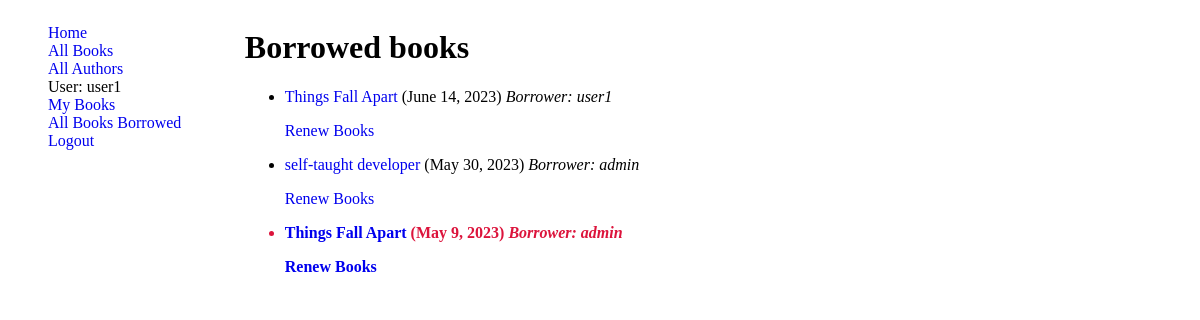
Page /catalog/books-borrowed-out/ (signed in) on the committed database.
### catalog/models.py (models this page shows, shortened)
class BookInstance(models.Model):
    LOAN_STATUS = (
        ('m', 'Maintenance'),
        ('o', 'On loan'),
        ('a', 'Available'),
        ('r', 'Reserved'),
    )
    id = models.UUIDField(primary_key=True, default=uuid.uuid4, help_text='Unique ID for this particular book across whole library')
    book = models.ForeignKey(Book, on_delete=models.RESTRICT, null=True)
    imprint = models.CharField(max_length=150)
    due_back = models.DateField(blank=True, null=True)
    status =models.CharField(max_length=1, choices=LOAN_STATUS, default='m',help_text='Book availability',)
    borrower = models.ForeignKey(User, on_delete=models.SET_NULL, null=True, blank=True)
    class Meta:
        ordering = ['due_back']
        verbose_name = 'Book Instance'
    @property
    def is_overdue(self):
        if self.due_back:
            return bool(self.due_back and date.today() > self.due_back)
    class Meta:
        permissions = (("can_mark_returned", "Set book as returned"), ("can_renew", "Can renew Borrwed Book") )

class Book(models.Model):
    title = models.CharField(max_length=100)
    author = models.ForeignKey(Author, on_delete=models.SET_NULL, null=True, )
    summary = models.TextField(max_length=1000, help_text='Enter a brief description of the book')
    language = models.ForeignKey(Language,  on_delete=models.SET_NULL, null=True)
    genre = models.ManyToManyField(Genre, help_text='Select a genre for this book')
    ISBN = models.CharField('ISBN', max_length=13, unique=True,  help_text='13 Character <a href="https://www.isbn-international.org/content/what-isbn">ISBN number</a>')

### catalog/views.py (the view)
# urls.py: path('books-borrowed-out/', AllBorrowedBooks.as_view(), name="books-borrowed-out"),
class AllBorrowedBooks(LoginRequiredMixin,PermissionRequiredMixin, ListView):
    model = BookInstance
    template_name = 'librarian/borrowed-books.html'
    permission_required = "catalog.can_mark_returned"
    def get_queryset(self):
        QS = BookInstance.objects.filter(status__exact = 'o')
        return QS

### templates/librarian/borrowed-books.html
{% extends "base.html" %}
{% block content %}
    <h1>Borrowed books</h1>
    {% if perms.catalog.can_mark_returned %}
    {% if bookinstance_list %}
    <ul>
      {% for bk in bookinstance_list %}
      <li class="{% if bk.is_overdue %}text-danger{% endif %}">
        <a href="{% url 'book-detail' bk.book.pk %}">{{ bk.book.title }}</a> ({{ bk.due_back }})
        {% if perms.catalog.can_renew %}
        <i>Borrower: {{bk.borrower}}</i>
        <p><a href="{% url 'renew-books' bk.id %}">Renew Books</a></p>
        {% endif %}
      </li>
      {% endfor %}
    </ul>
    {% else %}
      <p>There are no books borrowed.</p>
    {% endif %}
{% else %}
<h3>You dont have access to this page!</h3>
    {% endif %}
{% endblock %}

### templates/partials/sidebar.html
<ul>
    <li><a href="{% url 'home' %}">Home</a></li>
    <li><a href="{% url 'book-list' %}">All Books</a></li>
    <li><a href="{% url 'authors' %}">All Authors</a></li>
    {% if user.is_authenticated %}
     <li>User: {{ user.get_username }}</li>
     <li><a href="{% url 'loaned-books' %}"> My Books</a></li>
     <li><a href="{% url 'books-borrowed-out' %}">All Books Borrowed</a></li>
     <li><a href="{% url 'logout' %}?next={{ request.path }}">Logout</a></li>
   {% else %}
     <li><a href="{% url 'login' %}?next={{ request.path }}">Login</a></li>
   {% endif %}
</ul>

### static/css/style.css (style rules this page uses)
a { text-decoration: none; }
.sidebar li { list-style: none; }
.text-danger { font-weight: bold; color: crimson; }

### rows in the picture
BookInstance: book "Things Fall Apart", due_back "June 14, 2023", borrower "user1"
BookInstance: book "self-taught developer", due_back "May 30, 2023", borrower "admin"
BookInstance: book "Things Fall Apart", due_back "May 9, 2023", borrower "admin"

### other values in the picture
{{ user.get_username }} "user1"
